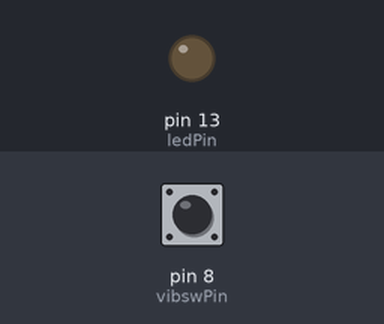
Recording of a sketch running on a simulated Arduino Uno, built with avr-gcc and run on an emulated ATmega328P. Parts: output pins drawn as LEDs (lit = HIGH). Inputs (shaded band) come from the test bench; at power-on: pin 8 (vibswPin) HIGH. What the sketch prints to the serial monitor is not drawn.

Above: at 1.2 s.
1.3 s: pin 8 (vibswPin) pulled LOW for 0.15 s
At 1.7 s:
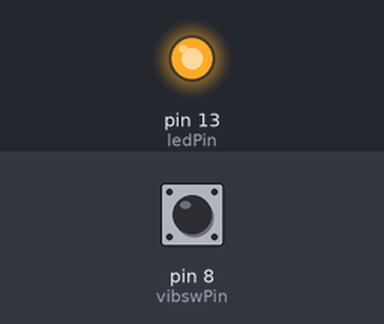
3.3 s: pin 8 (vibswPin) pulled LOW for 3.2 s
At 7.9 s:
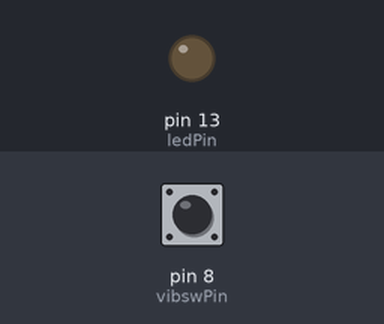
Timing chart, 0 to 9.4 s (numbered marks = the images above; inputs shaded):
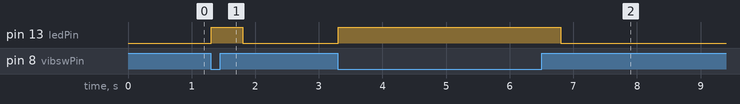

The sketch:

vibSwitch.ino
```cpp
// * 湖南创乐博智能科技有限公司
const int vibswPin = 8; //the Vibration Switch attach to
const int ledPin = 13; //the led attach to
int val = 0; //initialize the variable val as 0
/******************************************/
void setup()
{
  pinMode(vibswPin, INPUT); //initialize vibration switch as an input
  pinMode(ledPin, OUTPUT); //initialize ledPin switch as an output
  Serial.begin(9600);
}
/*******************************************/
void loop()
{
  val = digitalRead(vibswPin); //read the value from vibration switch
  Serial.println(val);
  if (val == LOW) //without vibration signal
  {
    digitalWrite(ledPin, HIGH); //turn on the led
    delay(500);//delay 500ms,The LED will be on for 500ms
  }
  else
  {
    digitalWrite(ledPin, LOW); //turn off the led
  }
}
/*********************************************/
```

Measured:
- after the input at 1.3 s, pin 13 (ledPin): LOW → HIGH at once, → LOW 0.50 s later
- after the input at 3.3 s, pin 13 (ledPin): LOW → HIGH at once, → LOW 3.5 s later
